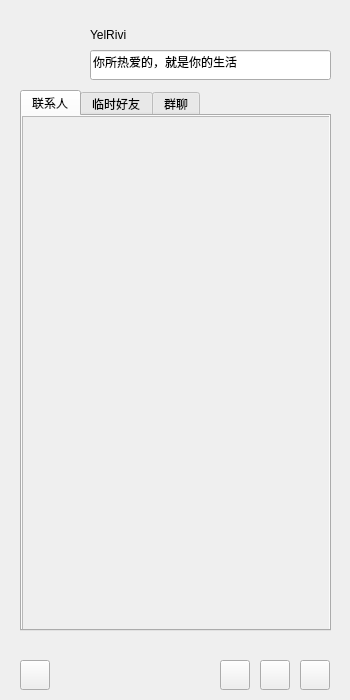
<?xml version="1.0" encoding="UTF-8"?>
<ui version="4.0">
 <class>Dialog</class>
 <widget class="QDialog" name="Dialog">
  <property name="geometry">
   <rect>
    <x>0</x>
    <y>0</y>
    <width>350</width>
    <height>700</height>
   </rect>
  </property>
  <property name="windowTitle">
   <string>Dialog</string>
  </property>
  <widget class="QPushButton" name="pb_icon">
   <property name="geometry">
    <rect>
     <x>20</x>
     <y>20</y>
     <width>60</width>
     <height>60</height>
    </rect>
   </property>
   <property name="text">
    <string/>
   </property>
   <property name="icon">
    <iconset resource="resource.qrc">
     <normaloff>:/tx/29.png</normaloff>:/tx/29.png</iconset>
   </property>
   <property name="iconSize">
    <size>
     <width>60</width>
     <height>60</height>
    </size>
   </property>
   <property name="flat">
    <bool>true</bool>
   </property>
  </widget>
  <widget class="QLabel" name="lb_name">
   <property name="geometry">
    <rect>
     <x>90</x>
     <y>20</y>
     <width>211</width>
     <height>30</height>
    </rect>
   </property>
   <property name="text">
    <string>YelRivi</string>
   </property>
  </widget>
  <widget class="QLineEdit" name="ld_feeling">
   <property name="geometry">
    <rect>
     <x>90</x>
     <y>50</y>
     <width>241</width>
     <height>30</height>
    </rect>
   </property>
   <property name="text">
    <string>你所热爱的，就是你的生活</string>
   </property>
  </widget>
  <widget class="QTabWidget" name="tabWidget">
   <property name="geometry">
    <rect>
     <x>20</x>
     <y>90</y>
     <width>311</width>
     <height>541</height>
    </rect>
   </property>
   <property name="currentIndex">
    <number>0</number>
   </property>
   <widget class="QWidget" name="tab_friend">
    <attribute name="title">
     <string>联系人</string>
    </attribute>
    <widget class="QScrollArea" name="scrollArea_2">
     <property name="geometry">
      <rect>
       <x>0</x>
       <y>0</y>
       <width>311</width>
       <height>521</height>
      </rect>
     </property>
     <property name="widgetResizable">
      <bool>true</bool>
     </property>
     <widget class="QWidget" name="scrollAreaWidgetContents_2">
      <property name="geometry">
       <rect>
        <x>0</x>
        <y>0</y>
        <width>309</width>
        <height>519</height>
       </rect>
      </property>
      <layout class="QVBoxLayout" name="verticalLayout_2">
       <item>
        <widget class="QWidget" name="wdg_tcp_list" native="true"/>
       </item>
       <item>
        <spacer name="verticalSpacer_2">
         <property name="orientation">
          <enum>Qt::Vertical</enum>
         </property>
         <property name="sizeHint" stdset="0">
          <size>
           <width>20</width>
           <height>477</height>
          </size>
         </property>
        </spacer>
       </item>
      </layout>
     </widget>
    </widget>
   </widget>
   <widget class="QWidget" name="tab_tempFriend">
    <attribute name="title">
     <string>临时好友</string>
    </attribute>
    <widget class="QScrollArea" name="scrollArea">
     <property name="geometry">
      <rect>
       <x>-4</x>
       <y>-1</y>
       <width>311</width>
       <height>521</height>
      </rect>
     </property>
     <property name="widgetResizable">
      <bool>true</bool>
     </property>
     <widget class="QWidget" name="scrollAreaWidgetContents">
      <property name="geometry">
       <rect>
        <x>0</x>
        <y>0</y>
        <width>309</width>
        <height>519</height>
       </rect>
      </property>
      <layout class="QVBoxLayout" name="verticalLayout">
       <property name="spacing">
        <number>6</number>
       </property>
       <property name="leftMargin">
        <number>5</number>
       </property>
       <property name="topMargin">
        <number>0</number>
       </property>
       <property name="rightMargin">
        <number>5</number>
       </property>
       <property name="bottomMargin">
        <number>0</number>
       </property>
       <item>
        <widget class="QWidget" name="wdg_list" native="true"/>
       </item>
       <item>
        <spacer name="verticalSpacer">
         <property name="orientation">
          <enum>Qt::Vertical</enum>
         </property>
         <property name="sizeHint" stdset="0">
          <size>
           <width>20</width>
           <height>500</height>
          </size>
         </property>
        </spacer>
       </item>
      </layout>
     </widget>
    </widget>
   </widget>
   <widget class="QWidget" name="tab_group">
    <attribute name="title">
     <string>群聊</string>
    </attribute>
   </widget>
  </widget>
  <widget class="QPushButton" name="pb_menu">
   <property name="geometry">
    <rect>
     <x>20</x>
     <y>660</y>
     <width>30</width>
     <height>30</height>
    </rect>
   </property>
   <property name="text">
    <string/>
   </property>
   <property name="iconSize">
    <size>
     <width>30</width>
     <height>30</height>
    </size>
   </property>
  </widget>
  <widget class="QPushButton" name="pb_tool3">
   <property name="enabled">
    <bool>true</bool>
   </property>
   <property name="geometry">
    <rect>
     <x>300</x>
     <y>660</y>
     <width>30</width>
     <height>30</height>
    </rect>
   </property>
   <property name="text">
    <string/>
   </property>
  </widget>
  <widget class="QPushButton" name="pb_tool2">
   <property name="enabled">
    <bool>true</bool>
   </property>
   <property name="geometry">
    <rect>
     <x>260</x>
     <y>660</y>
     <width>30</width>
     <height>30</height>
    </rect>
   </property>
   <property name="text">
    <string/>
   </property>
  </widget>
  <widget class="QPushButton" name="pb_tool1">
   <property name="enabled">
    <bool>true</bool>
   </property>
   <property name="geometry">
    <rect>
     <x>220</x>
     <y>660</y>
     <width>30</width>
     <height>30</height>
    </rect>
   </property>
   <property name="text">
    <string/>
   </property>
  </widget>
 </widget>
 <layoutdefault spacing="6" margin="11"/>
 <resources>
  <include location="resource.qrc"/>
 </resources>
 <connections/>
</ui>
